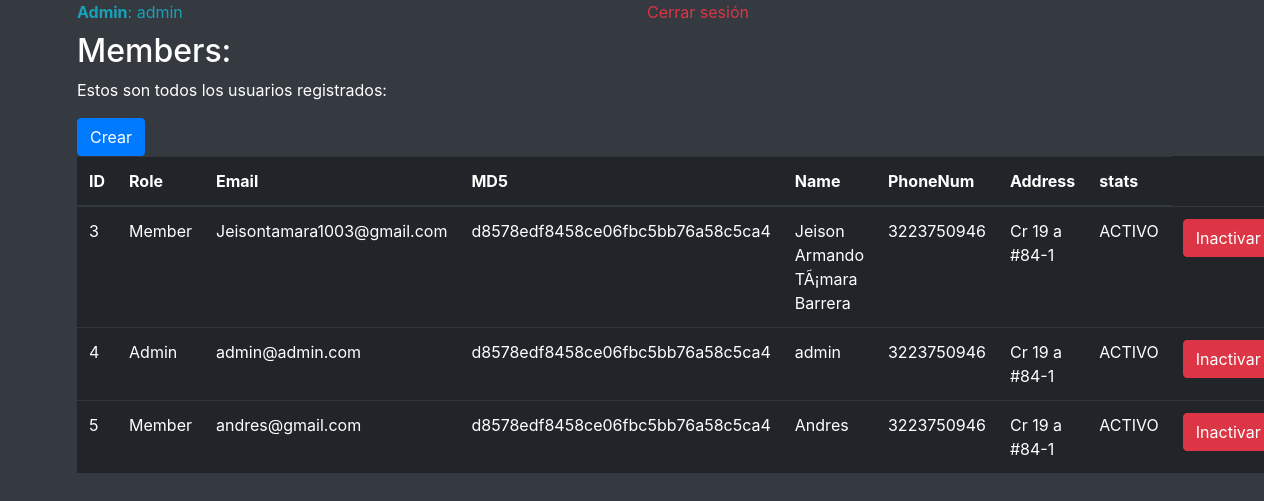
The page /VIEW/Dashboard/Admin.php (signed in) on the database its author committed.
### tables this page shows
CREATE TABLE `member` (
  `ID` int(11) NOT NULL,
  `RoleID` int(11) NOT NULL,
  `Email` varchar(200) NOT NULL,
  `Password` varchar(50) NOT NULL,
  `Name` varchar(255) NOT NULL,
  `PhoneNum` varchar(20) NOT NULL,
  `Address` varchar(255) NOT NULL,
  `stats` tinyint(1) NOT NULL DEFAULT 1
);

CREATE TABLE `role` (
  `ID` int(11) NOT NULL,
  `Description` varchar(255) NOT NULL
);

### MODEL/Conection.php (called while the page is built)
<?php
class Conection{
		public function get_conexion(){
			$user="root";
			$pass="";
			$host="localhost";
			$db="makita";
			$Conection= new PDO("mysql:host=$host;dbname=$db", $user, $pass);
			return $Conection;
		}
}
?>

### MODEL/Admin.php (called while the page is built, shortened)
<?php
include('Conection.php');
class Admin {
	private $conexion;
	public function __construct(){
		$conn= new Conection();
		$this->conexion = $conn->get_conexion();
	}
	public function lista_users()
	{
		$sql="SELECT m.ID, r.description as rol , m.Email, m.Password, m.Name, m.PhoneNum, m.Address, IF(m.stats = 1,'ACTIVO','INACTIVO')as stats FROM member as m JOIN role as r on r.ID = m.RoleID";
		$resultados=$this->conexion->prepare($sql);
		$resultados->execute();
		$arreglo = $resultados->fetchAll();
		return $arreglo;
	}
}

### VIEW/Dashboard/Admin.php (the view, shortened to what this page needs)
<?php
    include('header.php');
    include('./../../MODEL/Admin.php');
    $objAdmin = new Admin();
 ?>
<section class="container text-white">
    <div class="row">
        <div class="col-6">
            <label class="text-info"><b>Admin</b>: <?php echo $_SESSION['USER']['Name'];?></label>
        </div>
        <div class="col-6">
            <a class="m-l-5 text-danger" href="./../../index.php">Cerrar sesión</a>
        </div>
    </div>
    <h2 class="text-white">Members:</h2>
    <p>Estos son todos los usuarios registrados:</p>
    <button type="button" class="btn btn-primary" data-toggle="modal" data-target="#myModal">
        Crear
    </button>
    <table class="table table-dark">
        <thead>
        <tr>
            <th>ID</th>
            <th>Role</th>
            <th>Email</th>
            <th>MD5</th>
            <th>Name</th>
            <th>PhoneNum</th>
            <th>Address</th>
            <th>stats</th>
        </tr>
        </thead>
        <tbody>
            <?php
                $arrMembers = $objAdmin->lista_users();
                foreach ($arrMembers as $value) {
                ?>
                <tr>
                    <td><?php echo $value['ID'] ?></td>
                    <td><?php echo $value['rol'] ?></td>
                    <td><?php echo $value['Email'] ?></td>
                    <td><?php echo $value['Password'] ?></td>
                    <td><?php echo $value['Name'] ?></td>
                    <td><?php echo $value['PhoneNum'] ?></td>
                    <td><?php echo $value['Address'] ?></td>
                    <td><?php echo $value['stats'] ?></td>
                    <?php
                    if($value['stats']=='ACTIVO'){?>
                        <td><a class="btn btn-danger" href="?ACTION=go&userID=<?php echo $value['ID'];?>">Inactivar</a></td>
                    <?php }else{ ?>
                        <td><a class="btn btn-danger" href="?ACTION=Activar&userID=<?php echo $value['ID'];?>">Activar</a></td>
                    <?php } ?>
                </tr>
                <?php
                }
            ?>
        </tbody>
    </table>
</section>
<?php include('footer.php') ?>

### VIEW/Dashboard/header.php (shortened to what this page needs)
<!doctype html>
<html lang="es">
  <head>
    <link href="./../css/bootstrap.min.css" rel="stylesheet">
  </head>
  <body class="bg-dark">

### VIEW/Dashboard/footer.php (shortened to what this page needs)
  </body>
</html>

### rows shown on the page
member: ID "3", RoleID.Description "Member", Email "Jeisontamara1003@gmail.com", Password "d8578edf8458ce06fbc5bb76a58c5ca4", Name "Jeison Armando TÃ¡mara Barrera", PhoneNum "3223750946", Address "Cr 19 a #84-1", stats "ACTIVO"
member: ID "4", RoleID.Description "Admin", Email "admin@admin.com", Password "d8578edf8458ce06fbc5bb76a58c5ca4", Name "admin", PhoneNum "3223750946", Address "Cr 19 a #84-1", stats "ACTIVO"
member: ID "5", RoleID.Description "Member", Email "andres@gmail.com", Password "d8578edf8458ce06fbc5bb76a58c5ca4", Name "Andres", PhoneNum "3223750946", Address "Cr 19 a #84-1", stats "ACTIVO"

### other values the page prints
$_SESSION['USER']['Name'] "admin"
